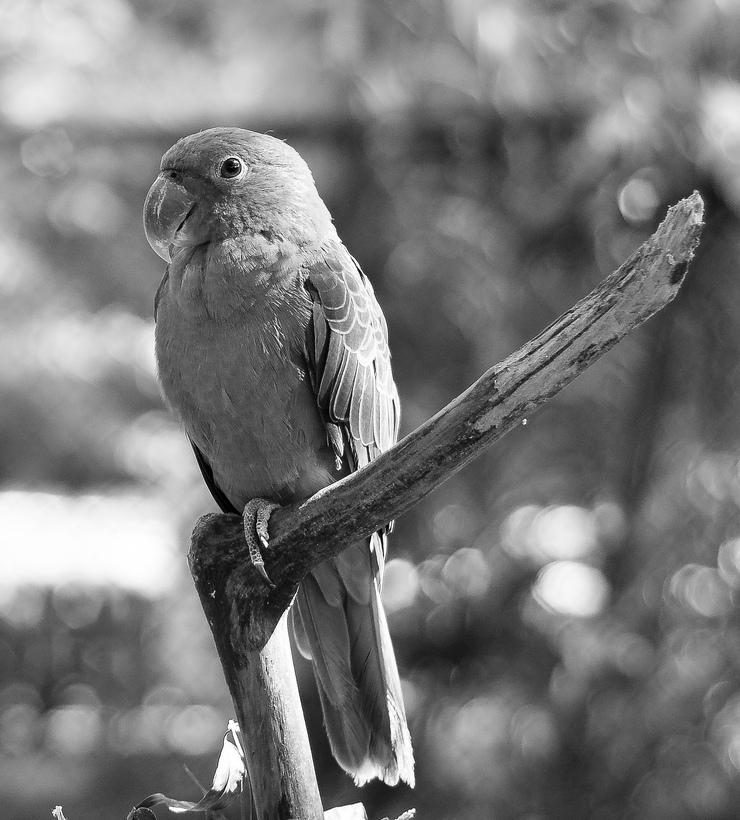
#> input picture 4-Histograms/4-Adaptive-Histogram-Equalization/parrot.jpg, 740 x 820 px, found by its file name
$ jupyter execute Adaptive-Histogram-Equalization.ipynb
#> lines starting #> are read from the running program, lines starting #| are printed output that depends on the picture
## Adaptive Histogram Equalization

Implemented in Python3 by Roberto Pontes

[cell 1]
# Imports
import cv2 as cv
import matplotlib.pyplot as plt

[cell 2]
PATH = '/home/roberto/codes/PDI/4-Histograms/' \
       '4-Adaptive-Histogram-Equalization/'

[cell 3]
# Load image and convert to gray scale
image_name = 'parrot.jpg'  # 'dental.jpg' 'skull.jpg'
image = cv.imread(PATH + image_name)
#> image is the input picture: shape (820, 740, 3); min 0, max 255, mean 121.1

image = cv.cvtColor(image, cv.COLOR_BGR2GRAY)
#> image: shape (820, 740)

### Image Equalization

[cell 4]
# Global
image_eq = cv.equalizeHist(image)
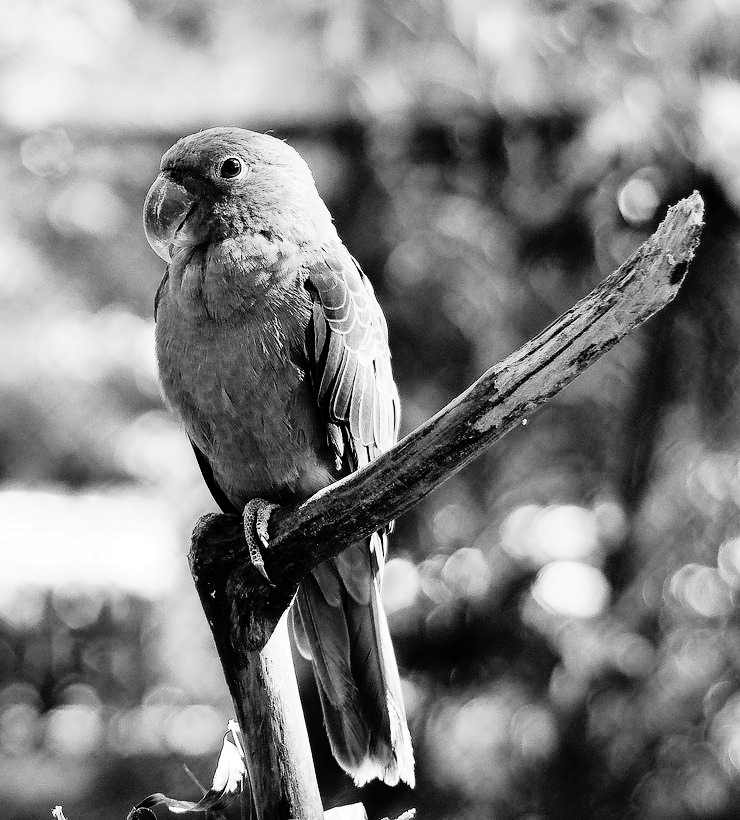
#> image_eq: shape (820, 740); min 0, max 255, mean 128.2

[cell 5]
# Clahe 8x8
clahe = cv.createCLAHE(tileGridSize=(8, 8))
image_clahe8_8 = clahe.apply(image)
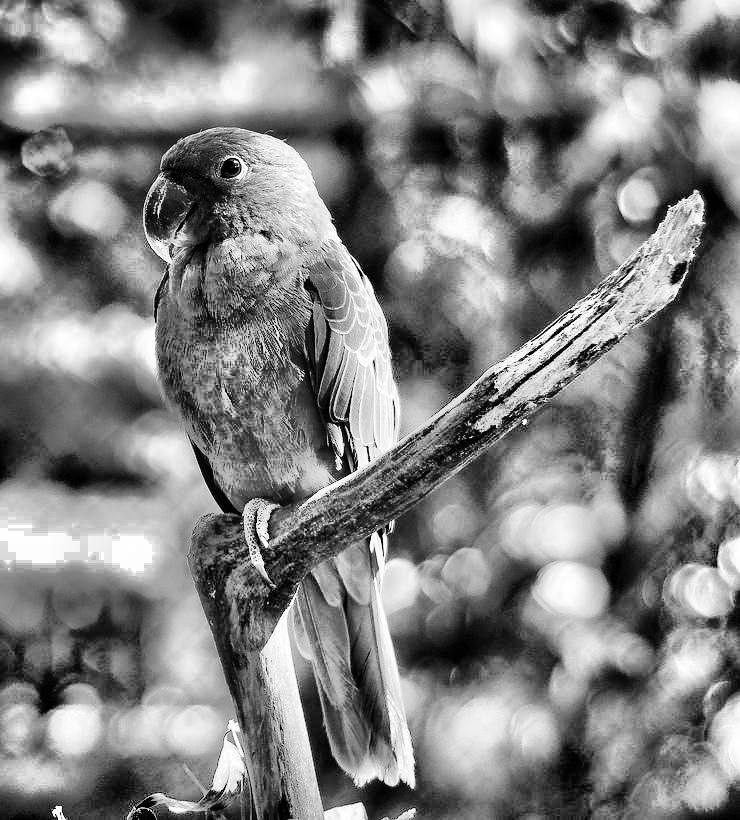
#> image_clahe8_8: shape (820, 740); min 0, max 255, mean 129.1

[cell 6]
# Clahe 16x16
clahe = cv.createCLAHE(tileGridSize=(16, 16))
image_clahe16_16 = clahe.apply(image)
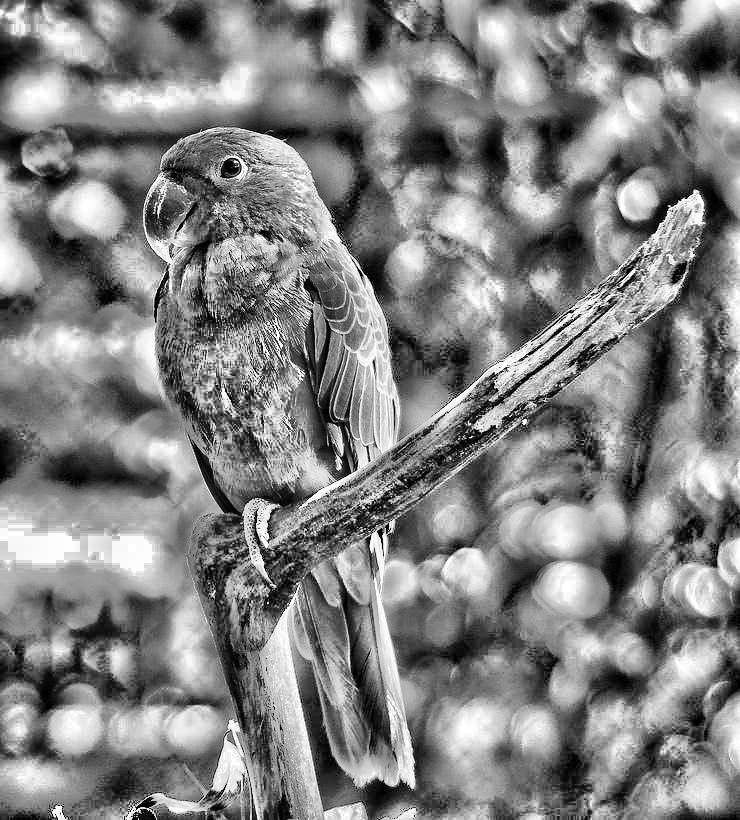
#> image_clahe16_16: shape (820, 740); min 0, max 255, mean 130.1

[cell 7]
# Plot images
plt.subplots_adjust(top=0.92, bottom=0.08, left=0.10, right=0.95, hspace=0.25, wspace=0.35)
f, axarr = plt.subplots(2, 2, figsize=(15, 15))
axarr[0, 0].axis("off")
axarr[0, 0].set_title('Original Image')
axarr[0, 0].imshow(cv.cvtColor(image, cv.COLOR_GRAY2RGB))
axarr[0, 1].axis("off")
axarr[0, 1].set_title('Global H. Equalized Image')
axarr[0, 1].imshow(cv.cvtColor(image_eq, cv.COLOR_GRAY2RGB))
axarr[1, 0].axis("off")
axarr[1, 0].set_title('CRAHE 8x8 Image')
axarr[1, 0].imshow(cv.cvtColor(image_clahe8_8,
                               cv.COLOR_GRAY2RGB))
axarr[1, 1].axis("off")
axarr[1, 1].set_title('CRAHE 16x16 Image')
axarr[1, 1].imshow(cv.cvtColor(image_clahe16_16,
                               cv.COLOR_GRAY2RGB))

# Save Image
f.savefig(PATH+'histograms_'+image_name, dpi=100)
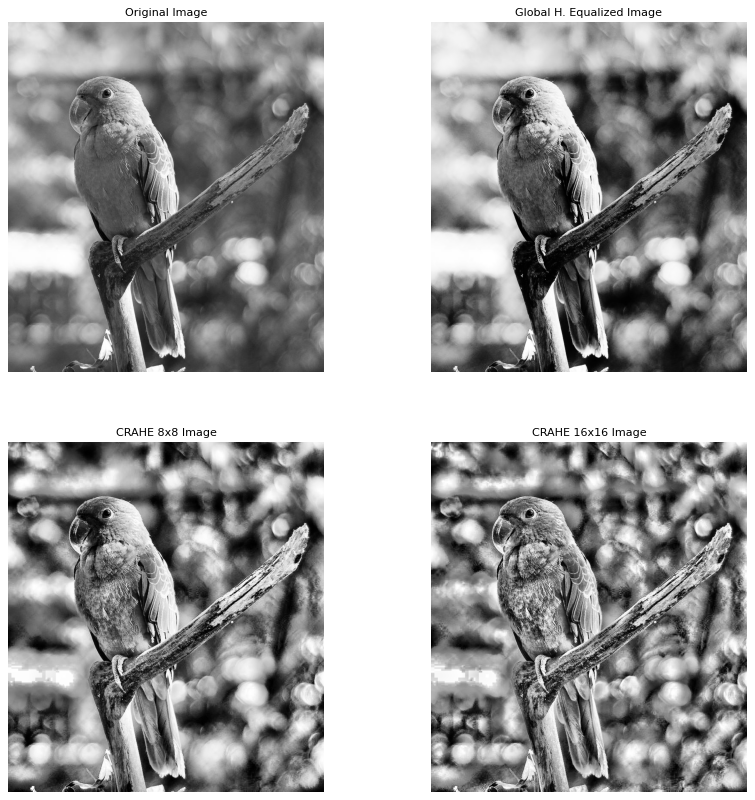
#> figure drawn by matplotlib, 4 panels

$ run again, with 4-Histograms/4-Adaptive-Histogram-Equalization/dental.jpg copied over 4-Histograms/4-Adaptive-Histogram-Equalization/parrot.jpg
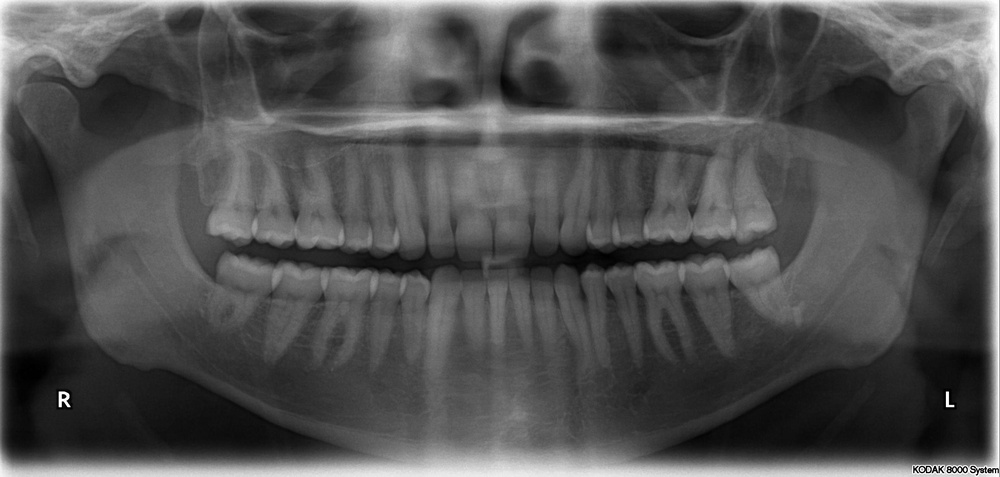
#> input picture 4-Histograms/4-Adaptive-Histogram-Equalization/dental.jpg, 1000 x 477 px, shrunk from 2606 x 1244 before the run, found by its file name
#> image is the input picture: shape (477, 1000, 3); min 0, max 255, mean 80.1
#> image: shape (477, 1000)
#> `image_clahe16_16 = clahe.apply(image)`:
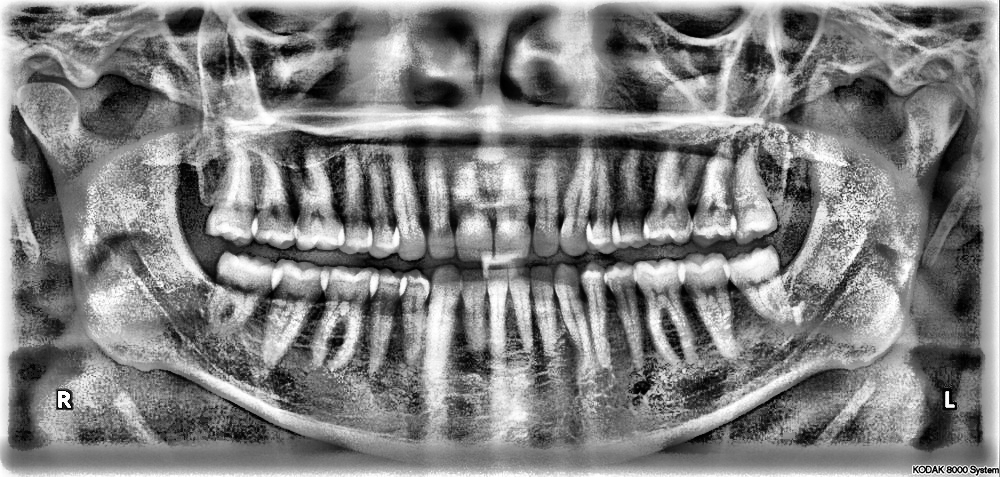
#> image_clahe16_16: shape (477, 1000); min 0, max 255, mean 129.3
#> `f.savefig(PATH+'histograms_'+image_name, dpi=100)`:
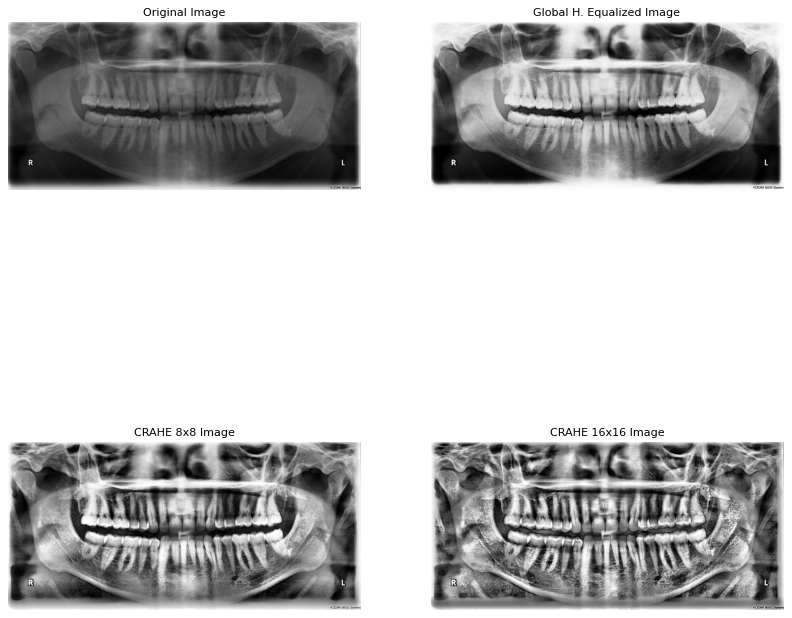
#> figure drawn by matplotlib, 4 panels

$ run again, with 4-Histograms/4-Adaptive-Histogram-Equalization/skull.jpg copied over 4-Histograms/4-Adaptive-Histogram-Equalization/parrot.jpg
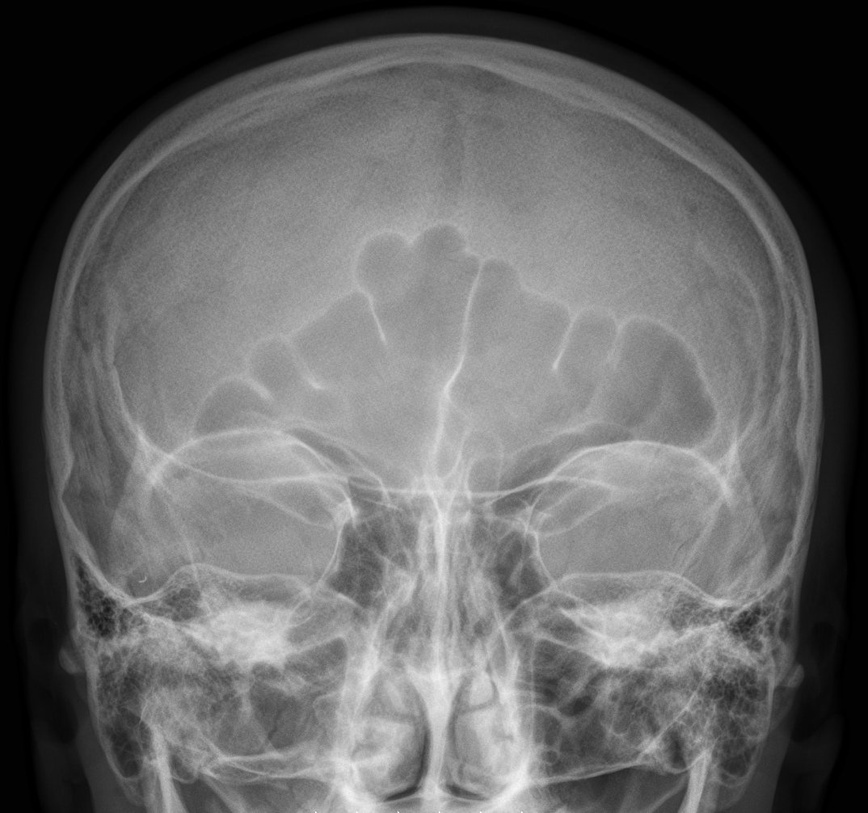
#> input picture 4-Histograms/4-Adaptive-Histogram-Equalization/skull.jpg, 868 x 813 px, shrunk from 1074 x 1006 before the run, found by its file name
#> image is the input picture: shape (813, 868, 3); min 0, max 255, mean 101.7
#> image: shape (813, 868)
#> `image_clahe16_16 = clahe.apply(image)`:
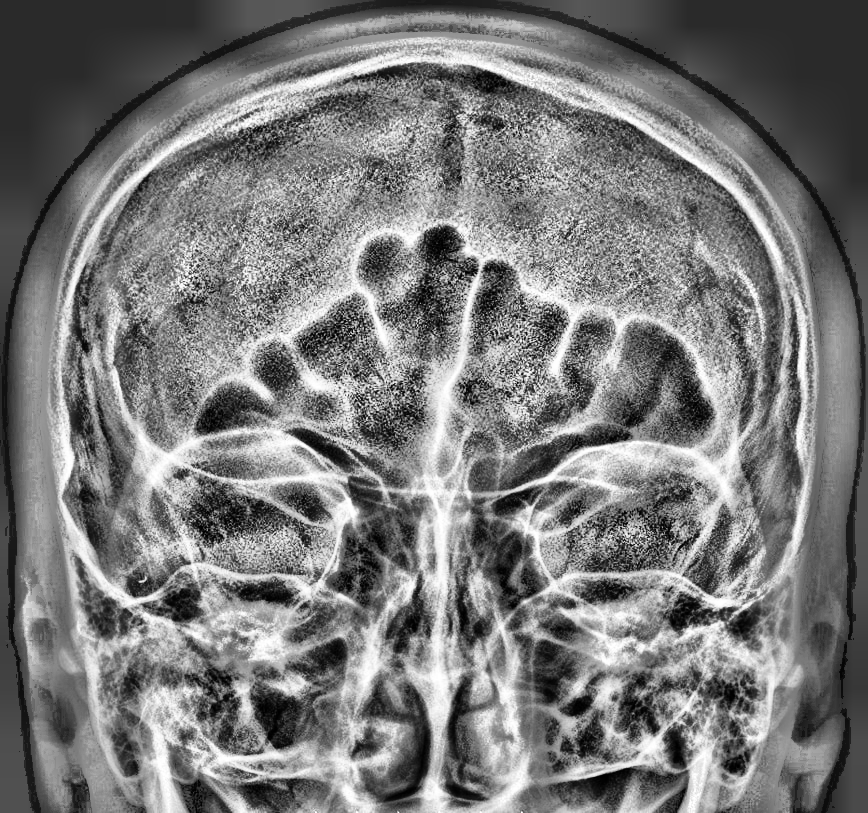
#> image_clahe16_16: shape (813, 868); min 0, max 255, mean 121.3
#> `f.savefig(PATH+'histograms_'+image_name, dpi=100)`:
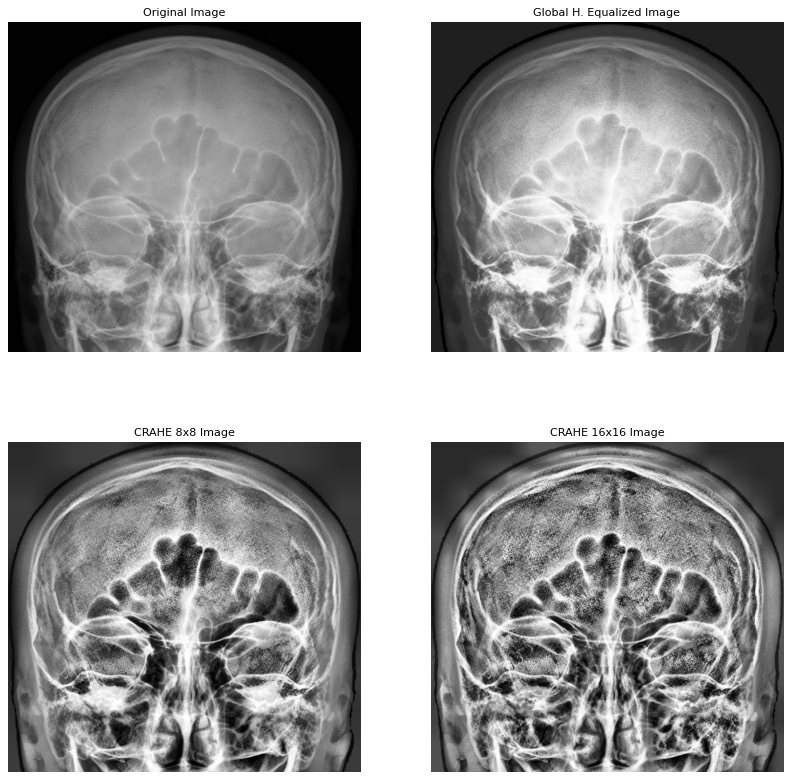
#> figure drawn by matplotlib, 4 panels
